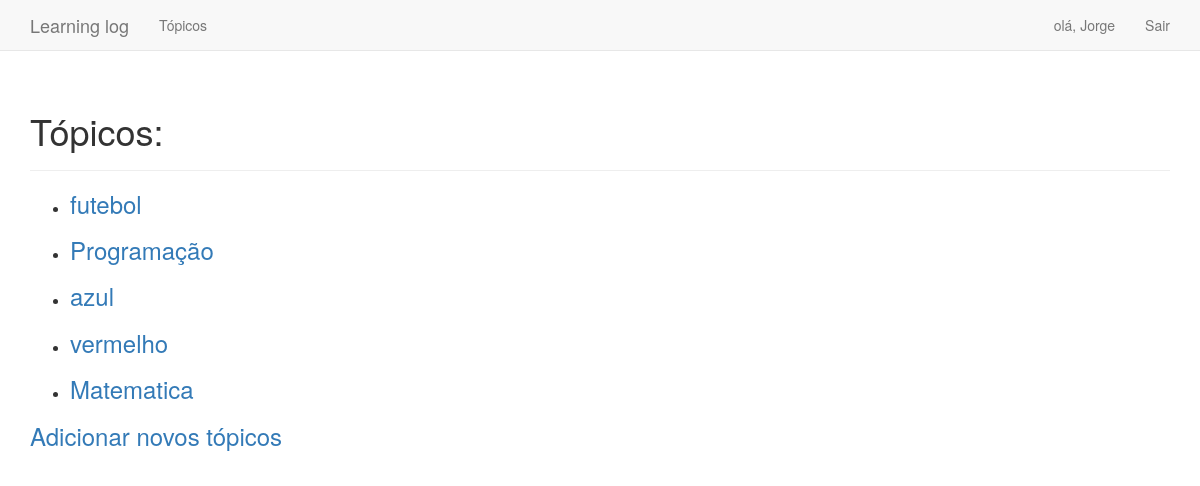
Page /topics (signed in) on the earlier database version.
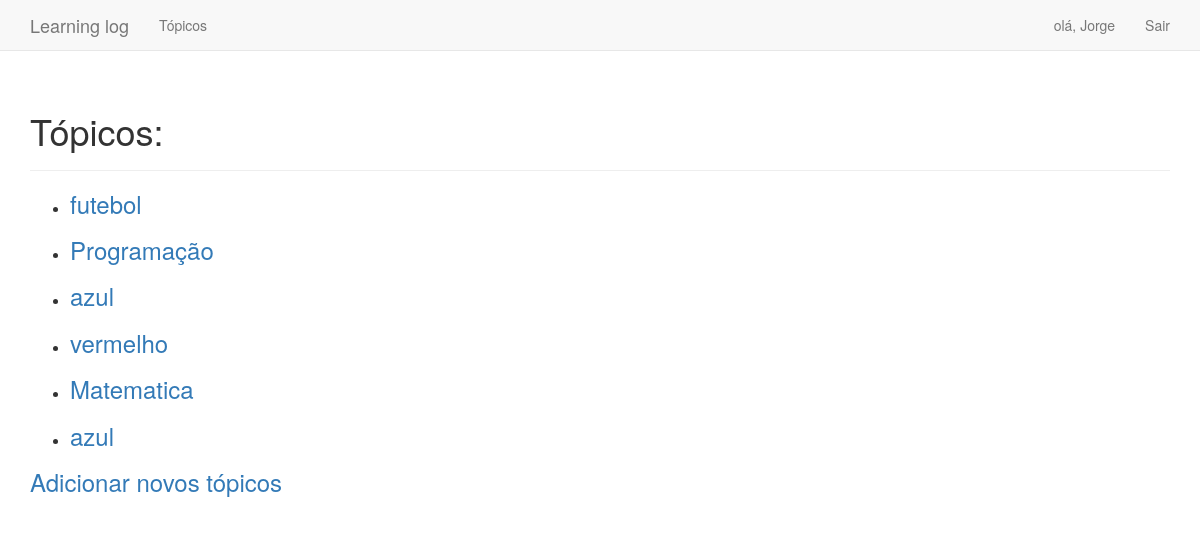
Same page on the later database version.
### learning_logs/models.py (models this page shows)
class Topic(models.Model):
    text = models.CharField(max_length=200)
    date_added = models.DateTimeField(auto_now_add=True)
    owner = models.ForeignKey(User, on_delete=models.CASCADE)
    def __str__(self):
        return self.text

### learning_logs/views.py (the view)
# urls.py: path('topics', views.topics, name='topics'),
@login_required
def topics(request):
    topics = Topic.objects.filter(owner=request.user).order_by('date_added')
    context = {'topics': topics}
    return render(request, 'learning_logs/topics.html', context)

### learning_logs/templates/learning_logs/topics.html (shortened to what this page needs)
<!DOCTYPE html>
<html lang="pt-br">
<head>
</head>
<body>
    {% extends "learning_logs/base.html" %}
    {% block header %}
        <h1> Tópicos: </h1>
    {% endblock header %}
    {% block content %}
        <ul>
            {% for topic in topics %}
                <li>
                    <h3>
                        <a href="{% url 'topic' topic.id %}">{{ topic }}</a>
                    </h3>
                </li>
            {% empty %}
                <li>Não há topicos adicionados.</li>
            {% endfor %}
        </ul>
        <h3>
            <a href="{% url 'new_topic' %}">Adicionar novos tópicos</a>
        </h3>
    {%endblock content %}

Differences in the rows shown:
added Topic: text "azul"
